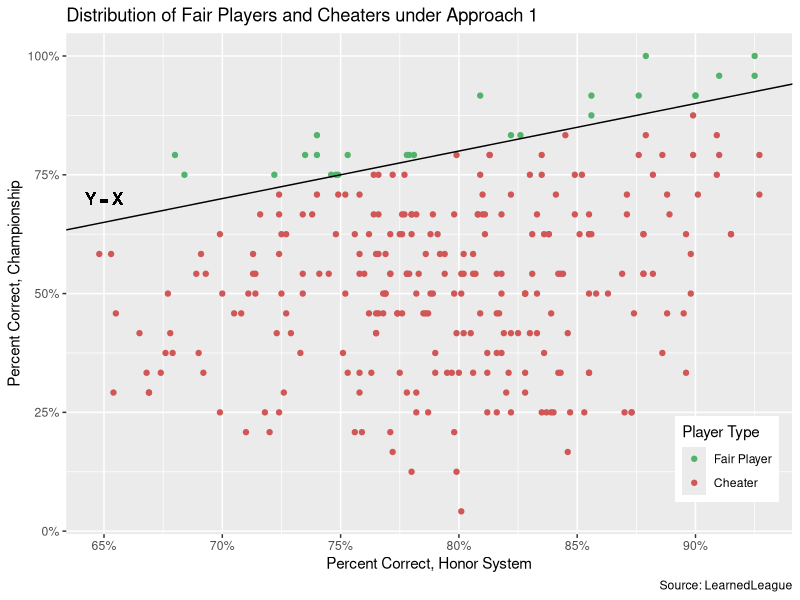
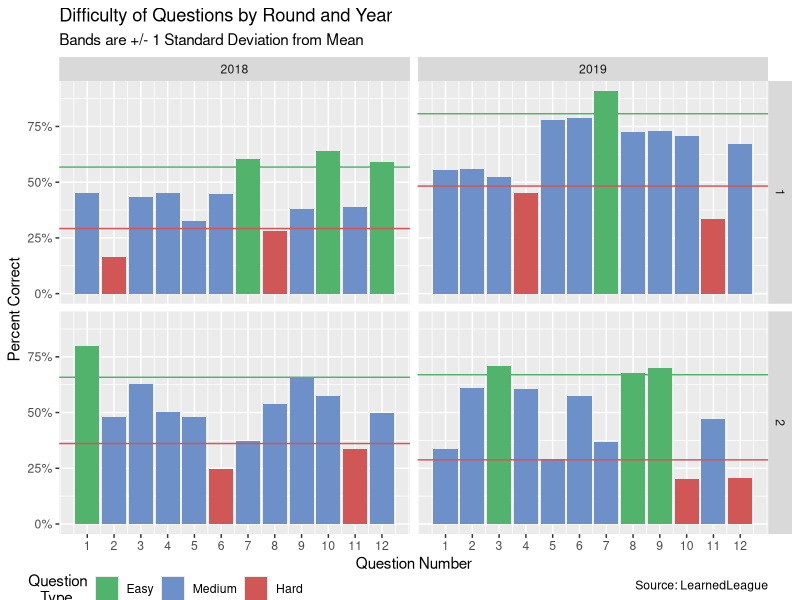
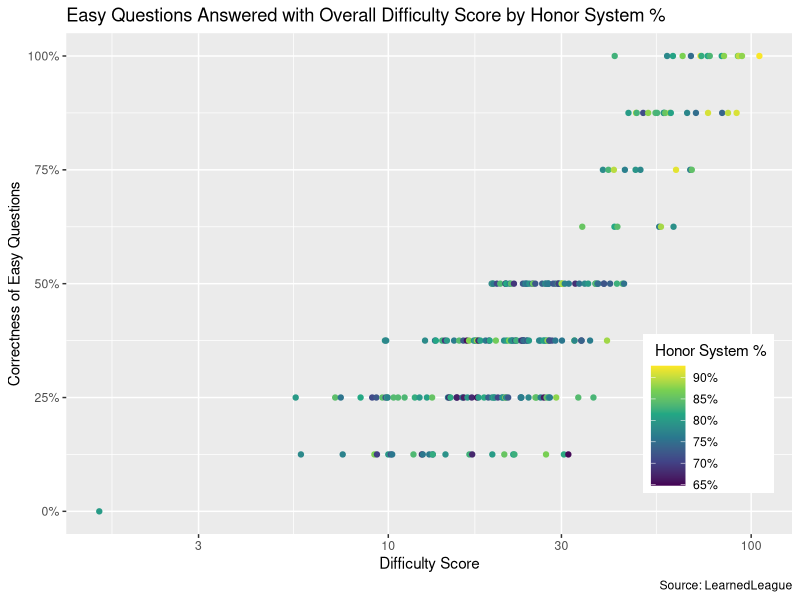
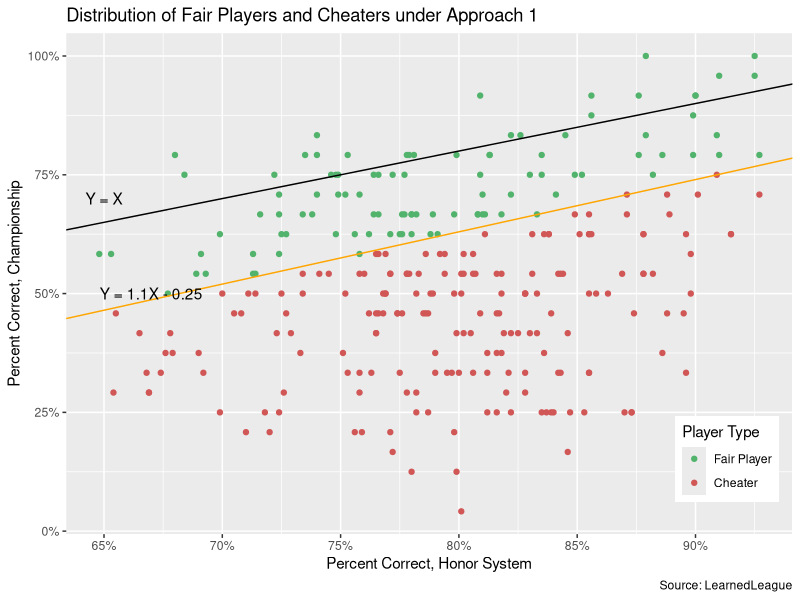
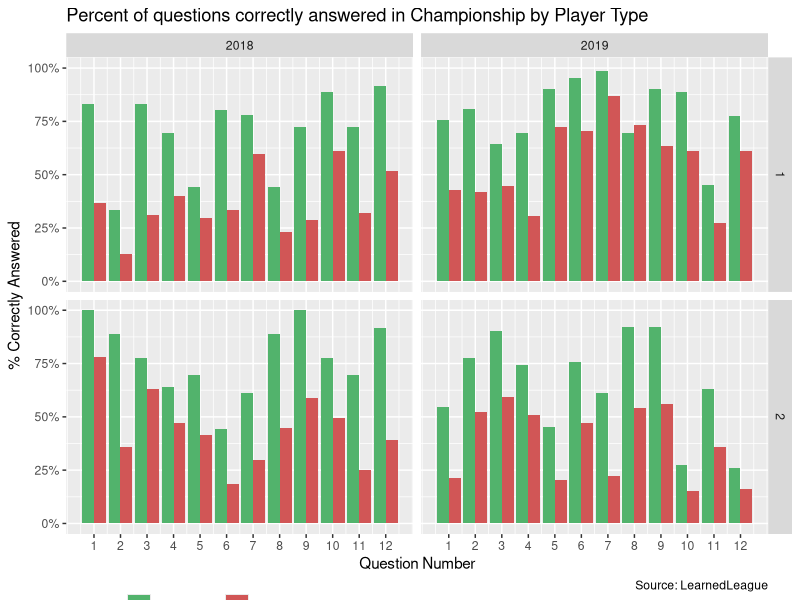
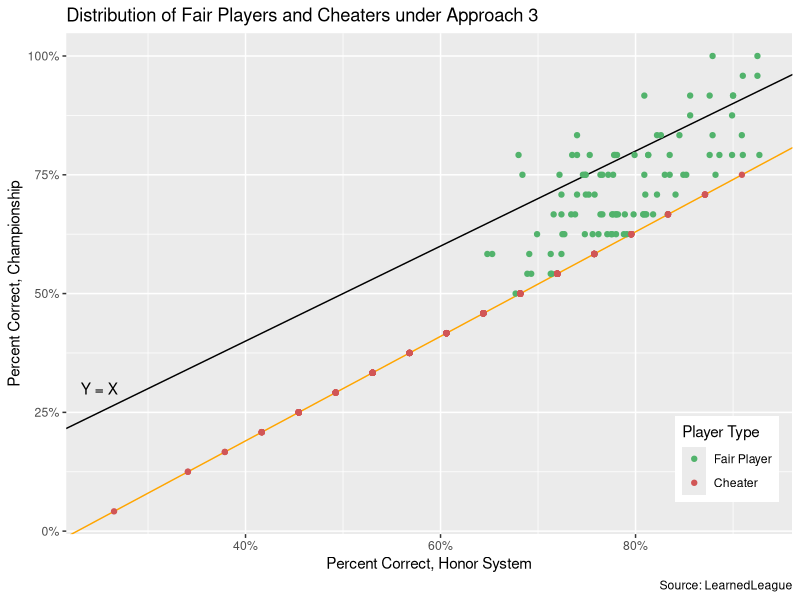
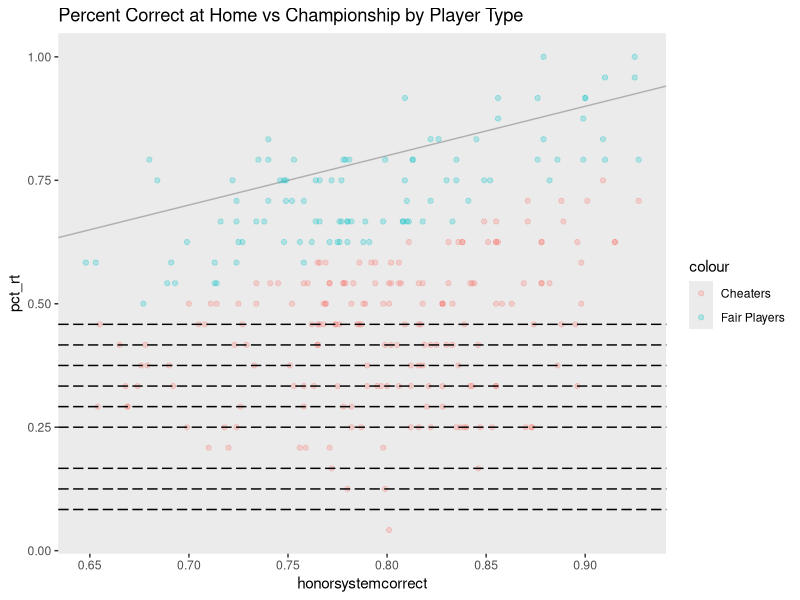
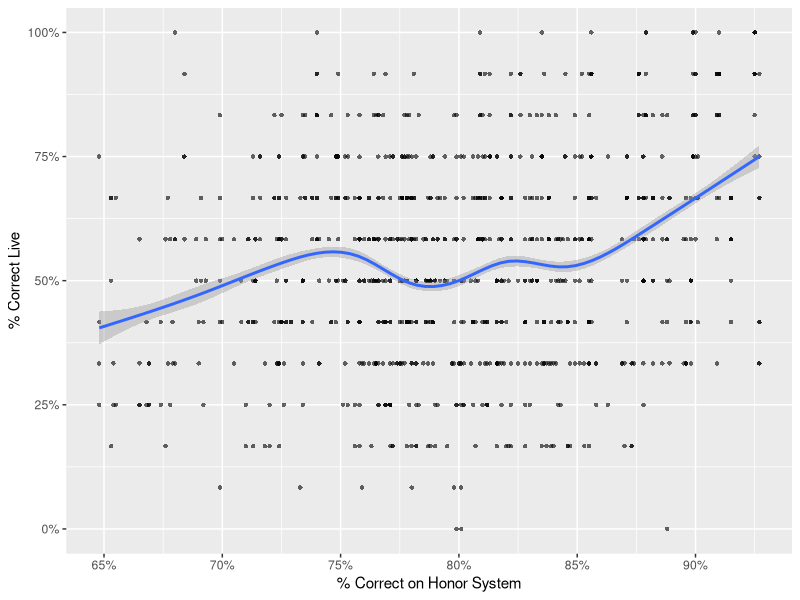

These figures' R source, in order: (Note: this script raises an error after producing the figures.)
## ---- chunk 1
knitr::opts_chunk$set(echo = TRUE)
## ---- chunk 2
library(tidyverse)
library(lubridate)
library(knitr)
library(kableExtra)
library(scales)
library(ggthemes)
library(glue)
## ---- chunk 3
raw <- read_csv("pset3.csv")

edited <- raw %>% 
  pivot_longer(
    c(-name, -year, -round, -merge, -numbercorrect, -honorsystemcorrect),
    names_to = "qno",
    values_to = "ans"
  ) %>%
  mutate(qno = as.numeric(str_remove_all(qno, "q"))) %>%
  mutate(honorsystemcorrect = na_if(honorsystemcorrect, -99))
## ---- chunk 4
edited %>%
  group_by(year, round) %>%
  summarize(sample_size = n(), 
            mean(ans), 
            max = max(numbercorrect),
            min = min(numbercorrect),
            mean = mean(numbercorrect),
            sd = sd(numbercorrect)) %>%
  drop_na() %>%
  mutate(`mean(ans)` = percent(`mean(ans)`, accuracy = 0.1),
         mean = round(mean, digits = 2),
         sd = round(sd, digits = 2)) %>%
  ungroup() %>%
  pivot_wider(round, names_from = year, values_from = c(sample_size, `mean(ans)`, min, max, mean, sd)) %>%
  select(round, 
         sample_size_2018, `mean(ans)_2018`, min_2018, max_2018, mean_2018, sd_2018, 
         sample_size_2019, `mean(ans)_2019`, min_2019, max_2019, mean_2019, sd_2019) %>%
  kable("latex", booktabs = T, align = "r", caption = "Summary Statistics of Correct Answers by Year and Round of the Championship",
        col.names = c("Round", 
                      "N", "% Correct", "Min", "Max", "Mean", "St Dev", 
                      "N", "% Correct", "Min", "Max", "Mean", "St Dev")) %>%
  add_header_above(c(" ", "Questions Overall" = 2, "Individual Performance" = 4, "Questions Overall" = 2, "Individual Performance" = 4)) %>%
  add_header_above(c(" ", "2018" = 6, "2019" = 6)) %>%
  column_spec(1, border_right = T) %>%
  column_spec(7, border_right = T)%>%
  kable_styling(position = "center", latex_options = "hold_position")
## ---- chunk 5
edited %>%
  group_by(year, round) %>%
  summarize(mean_hnr_pct = mean(honorsystemcorrect, na.rm = TRUE),
            med = median(honorsystemcorrect, na.rm = TRUE),
            min = min(honorsystemcorrect, na.rm = TRUE),
            max = max(honorsystemcorrect, na.rm = TRUE)) %>%
  mutate(mean_hnr_pct = percent(mean_hnr_pct, accuracy = 0.1),
         med = percent(med, accuracy = 0.1),
         min = percent(min, accuracy = 0.1),
         max = percent(max, accuracy = 0.1)) %>%
  drop_na() %>%
  pivot_wider(id_cols = round, names_from = year, values_from = c(mean_hnr_pct, med, min, max)) %>%
  select(round, 
         mean_hnr_pct_2018, med_2018, min_2018, max_2018, 
         mean_hnr_pct_2019, med_2019, min_2019, max_2019) %>%
  kable("latex", booktabs = T, align = "r",
        caption = "Summary Statistics of Honor System Performance by Year and Round",
        col.names = c("Round", 
                      "Mean", "Median", "Min", "Max", 
                      "Mean", "Median", "Min", "Max")) %>%
  add_header_above(c(" ", "2018" = 4, "2019" = 4)) %>%
  column_spec(1, border_right = T) %>%
  column_spec(5, border_right = T) %>%
  kable_styling(position = "center", latex_options = "hold_position")
## ---- chunk 6
app1 <- edited %>%
  filter(round %in% c(1, 2)) %>%
  group_by(year, name, honorsystemcorrect) %>%
  summarize(pct_rt = mean(ans, na.rm = TRUE)) %>%
  drop_na() %>%
  mutate(cheater = if_else(honorsystemcorrect > pct_rt, 1, 0))

app1 %>%
  ggplot(aes(x = honorsystemcorrect, y = pct_rt, color = factor(cheater))) +
  geom_point() +
  geom_abline(slope = 1) +
  geom_text(aes(0.65, 0.70, label = "Y = X"), color = "black") +
  scale_x_continuous(labels = scales::label_percent(accuracy = 1)) +
  scale_y_continuous(labels = scales::label_percent()) +
  scale_color_manual(name = "Player Type", 
                     labels = c("Fair Player", "Cheater"), 
                     values = c("#52b36c", "#d15656")) +
  labs(title = "Distribution of Fair Players and Cheaters under Approach 1",
       x = "Percent Correct, Honor System",
       y = "Percent Correct, Championship",
       caption = "Source: LearnedLeague") +
  theme(legend.position = c(0.91, 0.15))
## ---- chunk 7
champ_difficulty <- edited %>%
  filter(round %in% c(1, 2)) %>%
  group_by(year, round, qno) %>%
  summarize(corr = sum(ans), asked = n()) %>%
  mutate(pct_corr = corr/asked,
         # I let difficulty be 1/pct_corr because I want its value to be higher for questions that people get correct less often.
         difficulty_val = 1/pct_corr) %>%
  select(year, round, qno, pct_corr, difficulty_val)

# Difficult questions are answered correctly a standard deviation less frequently than the mean of each round.
champ_difficulty_metrics <- champ_difficulty %>%
  group_by(year, round) %>%
  summarize(mean_corr = mean(pct_corr), sd = sd(pct_corr))

best_nerds <- edited %>%
  drop_na(honorsystemcorrect) %>%
  filter(ans == 1) %>%
  inner_join(champ_difficulty) %>%
  group_by(name, honorsystemcorrect) %>%
  summarize(score = sum (difficulty_val)) %>%
  arrange(desc(score))

# best_nerds %>%
#   head(10) %>%
#   mutate(honorsystemcorrect = percent(honorsystemcorrect, accuracy = 2),
#          score = round(score, digits = 3)) %>%
#   kable("latex", booktabs = T,
#         col.names = c("Name", "% Correct (Honor Score)", "Difficulty Coeff")) %>%
#   kable_styling(position = "center")
## ---- chunk 8
# best_nerds %>%
#   ggplot(mapping = aes(x = honorsystemcorrect, y = score)) +
#   geom_point()

app2 <- champ_difficulty %>%
  left_join(champ_difficulty_metrics) %>%
  mutate(difficulty = if_else(pct_corr > mean_corr + sd, 0, 1),
         difficulty = if_else(pct_corr < mean_corr - sd, 2, difficulty))

ggplot(app2, mapping = aes(x = qno, y = pct_corr, fill = factor(difficulty))) +
  geom_col() +
  geom_hline(app2, mapping = aes(yintercept = mean_corr + sd), color = "#52b36c") +
  geom_hline(app2, mapping = aes(yintercept = mean_corr - sd), color = "#d15656") +
  scale_y_continuous(labels = scales::label_percent()) +
  scale_x_continuous(breaks = seq(1, 12)) +
  scale_fill_manual(name = "Question\n   Type",
                    labels = c("Easy", "Medium", "Hard"),
                    values = c("#52b36c", "#6d90c9", "#d15656")) +
  labs(title = "Difficulty of Questions by Round and Year",
       subtitle = "Bands are +/- 1 Standard Deviation from Mean",
       caption = "Source: LearnedLeague",
       x = "Question Number",
       y = "Percent Correct ") +
  facet_grid(round ~ year) +
  theme(legend.direction = "horizontal",
        legend.position = c(0.15, -0.12),
        legend.background=element_blank())
## ---- chunk 9
easyqs <- app2 %>%
  filter(difficulty == 0) %>%
  select(year, round, qno)

inner_join(easyqs, edited) %>%
  drop_na(honorsystemcorrect) %>%
  group_by(name, honorsystemcorrect) %>%
  summarize(count_corr_easyq = sum(ans)) %>%
  mutate(num_easyqs = nrow(easyqs),
         pct_easyqs = count_corr_easyq/num_easyqs) %>%
  select(-count_corr_easyq, -num_easyqs) %>%
  right_join(best_nerds) %>%
  mutate(honorsystemcorrect = percent(honorsystemcorrect, accuracy = 0.1),
         pct_easyqs = percent(pct_easyqs, accuracy = 0.1),
         score = round(score, digits = 3)) %>%
  arrange(-desc(score)) %>%
  head(5) %>%
  kable("latex", booktabs = T) %>%
  kable_styling(position = "center")

inner_join(easyqs, edited) %>%
  drop_na(honorsystemcorrect) %>%
  group_by(name, honorsystemcorrect) %>%
  summarize(count_corr_easyq = sum(ans)) %>%
  mutate(num_easyqs = nrow(easyqs),
         pct_easyqs = count_corr_easyq/num_easyqs) %>%
  select(-count_corr_easyq, -num_easyqs) %>%
  right_join(best_nerds) %>%
  arrange(-desc(score)) %>%
  ggplot(mapping = aes(x = score, y = pct_easyqs, color = honorsystemcorrect)) +
  geom_point() +
  scale_colour_viridis_c(name = " Honor System %",
                         labels = scales::label_percent(accuracy = 1)) +
  scale_x_log10() +
  scale_y_continuous(labels = scales::label_percent()) +
  labs(title = "Easy Questions Answered with Overall Difficulty Score by Honor System %",
       caption = "Source: LearnedLeague",
       x = "Difficulty Score",
       y = "Correctness of Easy Questions") +
  theme(legend.justification = "center",
        legend.position = c(0.885, 0.24),
        legend.key.width = unit(25, "pt"))
## being good at trivia means you can answer lots of hard questions.
## ---- chunk 10
ttester <- function(current_selection, year_sel) {
  obs <- edited %>%
    filter(round %in% c(1, 2), 
           year == year_sel,
           name == current_selection)
  # Case where people get a perfect score in competition returns no std dev so 
  # do not do a ttest in those situations
  if (sum(obs$ans) == 24) {
    return(1)
  }
  honsyscorr_num <- obs %>%
    magrittr::extract2(1,6)
  pval <- t.test(obs$ans, mu = honsyscorr_num, alternative = "less") %>%
    broom::tidy() %>%
    magrittr::extract2(1, 3)
}

pvals <- edited %>%
  drop_na(honorsystemcorrect, ans) %>%
  distinct(name, year) %>%
  mutate(pvals = map2(name, year, ttester),
         statsig = if_else(pvals < 0.05, 1, 0))

allplayers <- edited %>%
  filter(round %in% c(1, 2)) %>%
  drop_na(honorsystemcorrect, ans) %>%
  group_by(year, name, honorsystemcorrect) %>%
  summarize(pct_rt = mean(ans)) %>%
  left_join(pvals) %>%
  mutate(cheater = if_else(statsig == 1, 1, 0))

# List of people that cheated
cheaters <- allplayers %>%
  filter(statsig == 1)

# List of people that didn't cheat
fairplayers <- allplayers %>%
  filter(statsig == 0) 
## ---- chunk 11
# Point on the far right side scored 95% but scored in competition like someone who scored 80% on the honor system. Use that system to figure out what the predected scores of people should be. 

allplayers %>%
  ggplot(mapping = aes(x = honorsystemcorrect, y = pct_rt, color = factor(cheater))) +
  geom_point() +
  geom_abline(slope = 1) +
  geom_abline(slope = 1.1, intercept = -0.25, color = "orange") +
  annotate("text", x = 0.65, y = 0.70, label = "Y = X", color = "black") +
  annotate("text", x = 0.67, y = 0.5, label = "Y = 1.1X - 0.25", color = "black") +
  scale_x_continuous(labels = scales::label_percent(accuracy = 1)) +
  scale_y_continuous(labels = scales::label_percent()) +
  scale_color_manual(name = "Player Type", 
                     labels = c("Fair Player", "Cheater"), 
                     values = c("#52b36c", "#d15656")) +
  labs(title = "Distribution of Fair Players and Cheaters under Approach 1",
       x = "Percent Correct, Honor System",
       y = "Percent Correct, Championship",
       caption = "Source: LearnedLeague") +
  theme(legend.position = c(0.91, 0.15))

adj <- allplayers %>%
  mutate(pred = if_else(cheater == 1, (pct_rt + 0.25)/1.1, honorsystemcorrect),
         diff = if_else(cheater == 1, honorsystemcorrect - pred, 0))
## ---- chunk 12
bind_rows(cheaters, fairplayers) %>%
  inner_join(edited) %>%
  filter(round %in% c(1, 2)) %>%
  group_by(year, round, qno, cheater) %>% 
  summarize(correct_ans = sum(ans), times_asked = n()) %>%
  ggplot(aes(x = qno, y = correct_ans/times_asked, group = cheater, fill = factor(cheater))) +
  geom_col(position = "dodge") +
  facet_grid(round ~ year) +
  scale_x_continuous(breaks = seq(1, 12)) +
  scale_y_continuous(limits = c(0, 1), labels = label_percent()) +
  scale_fill_manual(name = "Player Type", 
                     labels = c("Fair Player", "Cheater"), 
                     values = c("#52b36c", "#d15656")) +
  labs(title = "Percent of questions correctly answered in Championship by Player Type", 
       caption = "Source: LearnedLeague",
       x = "Question Number", 
       y = "% Correctly Answered") +
  theme(legend.direction = "horizontal",
        legend.position = c(0.15, -0.15),
        legend.background=element_blank())
## ---- chunk 13
ggplot(adj, mapping = aes(pred, pct_rt, color = factor(cheater))) +
  geom_abline(slope = 1) +
  geom_abline(slope = 1.1, intercept = -0.25, color = "orange") +
  geom_point() +
  annotate("text", x = 0.25, y = 0.3, label = "Y = X", color = "black") +
  scale_x_continuous(labels = scales::label_percent(accuracy = 1)) +
  scale_y_continuous(labels = scales::label_percent()) +
  scale_color_manual(name = "Player Type", 
                     labels = c("Fair Player", "Cheater"), 
                     values = c("#52b36c", "#d15656")) +
  labs(title = "Distribution of Fair Players and Cheaters under Approach 3",
       x = "Percent Correct, Honor System",
       y = "Percent Correct, Championship",
       caption = "Source: LearnedLeague") +
  theme(legend.position = c(0.91, 0.15))
## ---- chunk 14
pvals99 <- edited %>%
  drop_na(honorsystemcorrect, ans) %>%
  distinct(name, year) %>%
  mutate(pvals = map2(name, year, ttester),
         statsig = if_else(pvals < 0.01, 1, 0))
## ---- chunk 15
dropouts <- edited %>% 
  filter(is.na(honorsystemcorrect)) %>%
  distinct(name, year) %>%
  pull(name)

x <- edited %>%
  filter(name %in% dropouts) %>%
  group_by(name, year) %>%
  summarize(pct_corr = mean(ans)) %>%
  ungroup() %>%
  count(pct_corr)

ggplot() +
  geom_abline(slope = 1, alpha = 0.25) +
  geom_point(cheaters, mapping = aes(honorsystemcorrect, pct_rt, color = "Cheaters"), alpha = 0.25) +
  geom_point(fairplayers, mapping = aes(honorsystemcorrect, pct_rt, color = "Fair Players"), alpha = 0.25) +
  geom_hline(x, mapping = aes(yintercept = pct_corr), linetype = "longdash") +
  labs(title = "Percent Correct at Home vs Championship by Player Type") +
  theme(panel.grid.major = element_blank(), panel.grid.minor = element_blank())
## ---- chunk 16
edited %>% 
  filter(honorsystemcorrect > 0) %>%
  ggplot(mapping = aes(x = honorsystemcorrect, y = numbercorrect/12)) +
  geom_point(alpha = 0.075, stroke = 0) +
  geom_smooth() +
  scale_y_continuous(labels = label_percent()) +
  scale_x_continuous(labels = label_percent()) +
  labs(x = "% Correct on Honor System", y = "% Correct Live")

edited %>%
  filter(merge == "honorsystem_only") %>%
  ggplot(aes(x = honorsystemcorrect)) +
  geom_histogram()
## ---- chunk 17

edited %>%
  filter(merge == "merged", year == 2018) %>%
  group_by(round, qno) %>% 
  summarize(correct_ans = sum(ans), times_asked = n()) %>%
  mutate(percent = percent(correct_ans/times_asked)) %>%
  select(-correct_ans, -times_asked, Round = round) %>%
  arrange(-desc(Round), -desc(qno)) %>%
  mutate(qno = glue("Q {qno}")) %>%
  pivot_wider(id_cols = Round, names_from = qno, values_from = percent) %>%
  kable(booktabs = T, caption = "2018 Percent of Questions Answered Correctly")

edited %>%
  filter(merge == "merged", year == 2019) %>%
  group_by(round, qno) %>% 
  summarize(correct_ans = sum(ans), times_asked = n()) %>%
  mutate(percent = percent(correct_ans/times_asked)) %>%
  select(-correct_ans, -times_asked, Round = round) %>%
  arrange(-desc(Round), -desc(qno)) %>%
  mutate(qno = glue("Q {qno}")) %>%
  pivot_wider(id_cols = Round, names_from = qno, values_from = percent) %>%
  kable(booktabs = T, caption = "2019 Percent of Questions Answered Correctly")
## ---- chunk 18
champ2018 <- edited %>%
  filter(merge == "merged", year == 2018) %>%
  group_by(year, round, qno) %>% 
  summarize(correct_ans = sum(ans), times_asked = n()) %>%
  mutate(percent = percent(correct_ans/times_asked)) %>%
  select(-correct_ans, -times_asked, Round = round) %>%
  arrange(-desc(Round), -desc(qno)) %>%
  mutate(qno = glue("Question {qno}")) %>%
  pivot_wider(id_cols = c(qno, year), names_from = Round, values_from = percent)

champ2019 <- edited %>%
  filter(merge == "merged", year == 2019) %>%
  group_by(year, round, qno) %>% 
  summarize(correct_ans = sum(ans), times_asked = n()) %>%
  mutate(percent = percent(correct_ans/times_asked)) %>%
  select(-correct_ans, -times_asked, Round = round) %>%
  arrange(-desc(Round), -desc(qno)) %>%
  mutate(qno = glue("Question {qno}")) %>%
  pivot_wider(id_cols = c(qno, year), names_from = Round, values_from = percent)

size <- edited %>%
  filter(merge == "merged") %>%
  group_by(year, round) %>% 
  summarize(correct_ans = sum(ans), times_asked = n()) %>%
  pull(times_asked)

bind_cols(champ2018, champ2019) %>%
  ungroup() %>%
  select(-year, -year1, -qno1) %>%
  kable("latex", 
        col.names = append("Sample Size (n = )", size), 
        booktabs = T,
        caption = "2018/2019 Championship Percentage Correct by Question") %>%
  add_header_above(c("Round Number", "1", "2", "3", "4", "1", "2", "3", "4")) %>%
  add_header_above(c(" ", "2018" = 4, "2019" = 4)) %>%
  kable_styling(position = "center", latex_options = c("repeat_header"))

edited %>%
  filter(merge == "merged") %>%
  group_by(year, round, qno) %>% 
  summarize(correct_ans = sum(ans), times_asked = n()) %>%
  ggplot(mapping = aes(x = qno, y = correct_ans/times_asked)) +
  geom_col() +
  facet_grid(year ~ round) +
  scale_x_continuous(breaks = seq(1, 12)) +
  scale_y_continuous(labels = label_percent()) +
  labs(title = "Percent of questions correctly answered in Championship", 
       x = "Question Number", 
       y = "% Correctly Answered")

## What were the lifetime honor system averages of people who advanced through each stage of the competition.
# 1212 people did not qualify to the champinonship. 

edited %>%
  group_by(year, round) %>%
  summarize(sample_size = n(), mean_hnr_pct = mean(honorsystemcorrect, na.rm = TRUE)) %>%
  mutate(mean_hnr_pct = percent(mean_hnr_pct, accuracy = 0.1)) %>%
  drop_na() %>%
  mutate(sample_size = glue("(n = {sample_size})")) %>%
  unite(join, c(mean_hnr_pct, sample_size), sep = " ") %>%
  pivot_wider(id_cols = year, names_from = round, values_from = join) %>%
  rename(Year = year) %>%
  kable(booktabs = T, caption = "Percentages of Honor System Success by Round and Year") %>%
  kable_styling(position = "center")

# List of all unique individuals. Is there any overlap between those in the champ and those not in the champ?
#edited %>% select(name, merge) %>% distinct()
